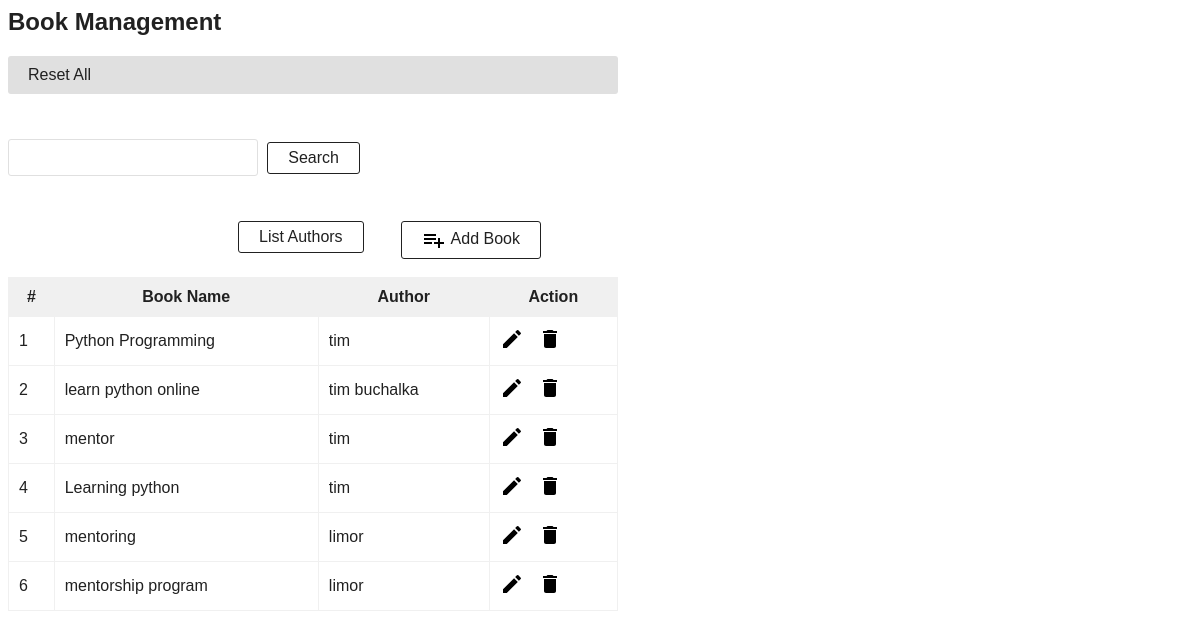
The page / on the database its author committed.
### tables this page shows
CREATE TABLE `book` (
  `id` int(11) NOT NULL,
  `b_name` varchar(255) NOT NULL,
  `a_id` int(11) NOT NULL,
  `is_deleted` tinyint(2) NOT NULL DEFAULT 0,
  `added_on` timestamp NOT NULL DEFAULT current_timestamp(),
  `updated_on` datetime DEFAULT NULL
);

CREATE TABLE `author` (
  `id` int(11) NOT NULL,
  `a_name` varchar(255) NOT NULL,
  `is_deleted` tinyint(2) NOT NULL DEFAULT 0,
  `added_on` timestamp NOT NULL DEFAULT current_timestamp(),
  `updated_on` datetime DEFAULT NULL
);

### index.php (called while the page is built)
<?php
	require_once ("class/DBController.php");
	require_once ("class/Book.php");
	$book = new Book();
	$result = $book->getAllBook();
	$authorList = $book->getAuthorList();
	require_once "web/book.php";
?>

### class/Book.php (called while the page is built, shortened)
<?php
class Book
{
    private $db_handle;
    function __construct() {
        $this->db_handle = new DBController();
    }
    function getAllBook($a_name='') {
        $cond = 'b.is_deleted = 0';
        $sql = "SELECT
                    b.id,b.b_name,a.a_name
                    FROM
                    book b
                    LEFT JOIN
                    author a
                    ON
                    a.id = b.a_id
                    WHERE
                    $cond
                    ORDER BY
                    b.id";
        $result = $this->db_handle->runBaseQuery($sql);
        return $result;
    }
    function getAuthorList(){
        $sql = "SELECT a_name FROM author WHERE is_deleted!=1";
        $result = $this->db_handle->runBaseQuery($sql);
        return $result;
    }
}
?>

### class/DBController.php (called while the page is built, shortened)
<?php
class DBController {
    private $host = "Replace host";
    private $user = "Replace user";
    private $password = "Replace password";
    private $database = "prf";
    private $conn;
    function __construct() {
        $this->conn = $this->connectDB();
    }
    function connectDB() {
        $conn = mysqli_connect($this->host,$this->user,$this->password,$this->database);
        return $conn;
    }
    function runBaseQuery($query) {
        $resultset = array();
        $result = $this->conn->query($query);
        if ($result->num_rows > 0) {
            while($row = $result->fetch_assoc()) {
                $resultset[] = $row;
            }
        }
        return $resultset;
    }
}
?>

### web/book.php (the view, shortened to what this page needs)
<?php require_once "web/header.php"; ?>
    <div>
        <input type="text" id = "filter" name="filter" class="demoInputBox">
        <div style="text-align: right;margin: -44px 258px 0px;float: inherit;">
            <a id="btnSearchAction" href="#">Search</a>
        </div>
    </div>
    <div style="text-align: right;margin: 37px 77px 8px;">
        <a id="btnAddAction" href="#"><img src="web/image/icon-add.png" />Add Book</a>
    </div>
    <div style="text-align: right;margin: -56px 230px 11px;float: left;">
        <a id="btnListAction" href="#">List Authors</a>
    </div>
    <div id="toys-grid">
        <table cellpadding="10" cellspacing="1">
            <thead>
                <tr>
                    <th><strong>#</strong></th>
                    <th><strong>Book Name</strong></th>
                    <th><strong>Author</strong></th>
                    <th><strong>Action</strong></th>
                </tr>
            </thead>
            <tbody id="book_list">
                    <?php
                    if (! empty($result)) {
                        $cnt = 1;
                        foreach ($result as $k => $v) {
                            ?>
          <tr id="<?php echo 'rw_'.$result[$k]["id"]; ?>">
                    <td><?php echo $cnt++; ?></td>
                    <td><?php echo $result[$k]["b_name"]; ?></td>
                    <td><?php echo $result[$k]["a_name"]; ?></td>
                    <td><a class="btnEditAction"
                        href="#" rel=<?php echo $result[$k]["id"]; ?>>
                        <img src="web/image/icon-edit.png" />
                        </a>
                        <a class="btnDeleteAction"
                        href="#" rel=<?php echo $result[$k]["id"]; ?>>
                        <img src="web/image/icon-delete.png" />
                        </a>
                    </td>
                </tr>
                    <?php
                        }
                    }
                    ?>
        </table>
    </div>
</body>
</html>

### web/header.php (shortened to what this page needs)
<html>
<head>
<link href="web/css/style.css" type="text/css" rel="stylesheet" />
</head>
<body>
    <h2>Book Management</h2>
    <div>
        <ul class="menu-list">
            <li><a href="index.php">Reset All</a></li>
        </ul>
    </div>

### web/css/style.css (style rules this page uses)
body { width: 610px; font-family: Arial; color: #212121; }
#toys-grid { margin-bottom: 30px; }
#toys-grid table { width: 100%; background-color: #F0F0F0; }
#toys-grid table td { background-color: #FFFFFF; }
.demoInputBox { padding: 10px; border: #E0E0E0 1px solid; border-radius: 3px; width: 250px; margin: 5px 0px 10px 0px; }
.btnEditAction { cursor: pointer; text-decoration: none; margin-right: 10px; }
.btnDeleteAction { cursor: pointer; }
#btnAddAction { padding: 6px 20px; color: #212121; text-decoration: none; border-radius: 3px; cursor: pointer; border: #212121 1px solid; margin-bottom: 10px; display: inline-block; }
#btnListAction { padding: 6px 20px; color: #212121; text-decoration: none; border-radius: 3px; cursor: pointer; border: #212121 1px solid; margin-bottom: 10px; display: inline-block; }
#btnSearchAction { padding: 6px 20px; color: #212121; text-decoration: none; border-radius: 3px; cursor: pointer; border: #212121 1px solid; margin-bottom: 10px; display: inline-block; }
#btnAddAction img { margin-right: 5px; vertical-align: middle; }
ul.menu-list { list-style: none; margin: 0px 0px 40px 0px; padding: 0px; background: #E0E0E0; border-radius: 3px; }
ul.menu-list li { display: inline-block; padding: 10px 20px; }
ul.menu-list li a { color: #212121; text-decoration: none; }

### rows shown on the page
book: b_name "Python Programming", author.a_name "tim"
book: b_name "learn python online", author.a_name "tim buchalka"
book: b_name "mentor", author.a_name "tim"
book: b_name "Learning python", author.a_name "tim"
book: b_name "mentoring", author.a_name "limor"
book: b_name "mentorship program", author.a_name "limor"
